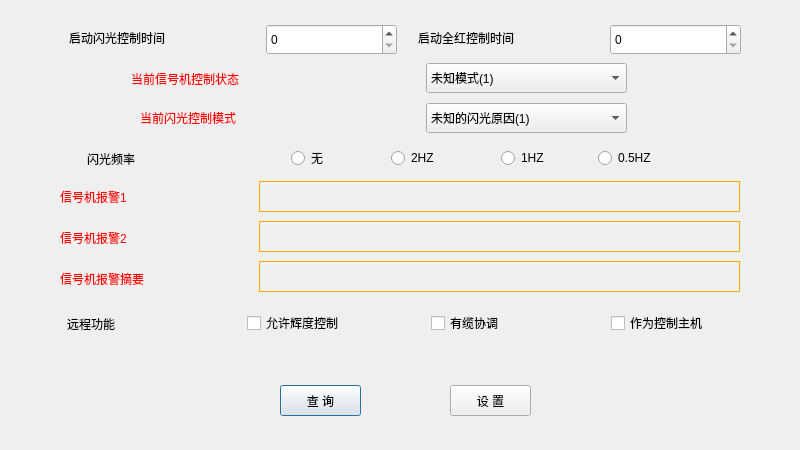
<?xml version="1.0" encoding="UTF-8"?>
<ui version="4.0">
 <class>DialogUnitParm</class>
 <widget class="QDialog" name="DialogUnitParm">
  <property name="geometry">
   <rect>
    <x>0</x>
    <y>0</y>
    <width>800</width>
    <height>450</height>
   </rect>
  </property>
  <property name="windowTitle">
   <string>单元参数表</string>
  </property>
  <widget class="QLabel" name="Editsign2">
   <property name="geometry">
    <rect>
     <x>259</x>
     <y>221</y>
     <width>481</width>
     <height>31</height>
    </rect>
   </property>
   <property name="styleSheet">
    <string notr="true">QLabel{     border-width: 1px;     border-style: solid;     border-color: rgb(255, 170, 0);}</string>
   </property>
   <property name="text">
    <string/>
   </property>
  </widget>
  <widget class="QLabel" name="label_3">
   <property name="geometry">
    <rect>
     <x>140</x>
     <y>107</y>
     <width>176</width>
     <height>21</height>
    </rect>
   </property>
   <property name="styleSheet">
    <string notr="true">font: 16pt &quot;黑体&quot;;
color:red;�</string>
   </property>
   <property name="text">
    <string>当前闪光控制模式</string>
   </property>
  </widget>
  <widget class="QCheckBox" name="checkBox2">
   <property name="geometry">
    <rect>
     <x>431</x>
     <y>315</y>
     <width>101</width>
     <height>16</height>
    </rect>
   </property>
   <property name="styleSheet">
    <string notr="true">font: 12pt &quot;黑体&quot;;</string>
   </property>
   <property name="text">
    <string>有缆协调</string>
   </property>
  </widget>
  <widget class="QLabel" name="label">
   <property name="geometry">
    <rect>
     <x>69</x>
     <y>27</y>
     <width>176</width>
     <height>21</height>
    </rect>
   </property>
   <property name="styleSheet">
    <string notr="true">font: 16pt &quot;黑体&quot;;</string>
   </property>
   <property name="text">
    <string>启动闪光控制时间</string>
   </property>
  </widget>
  <widget class="QSpinBox" name="spinFlashContrl">
   <property name="geometry">
    <rect>
     <x>266</x>
     <y>24</y>
     <width>131</width>
     <height>31</height>
    </rect>
   </property>
   <property name="styleSheet">
    <string notr="true">font: 14pt &quot;黑体&quot;;</string>
   </property>
   <property name="maximum">
    <number>255</number>
   </property>
  </widget>
  <widget class="QLabel" name="Editsign1">
   <property name="geometry">
    <rect>
     <x>259</x>
     <y>181</y>
     <width>481</width>
     <height>31</height>
    </rect>
   </property>
   <property name="styleSheet">
    <string notr="true">QLabel{     border-width: 1px;     border-style: solid;     border-color: rgb(255, 170, 0);}</string>
   </property>
   <property name="text">
    <string/>
   </property>
  </widget>
  <widget class="QLabel" name="label_9">
   <property name="geometry">
    <rect>
     <x>418</x>
     <y>27</y>
     <width>181</width>
     <height>21</height>
    </rect>
   </property>
   <property name="styleSheet">
    <string notr="true">font: 16pt &quot;黑体&quot;;</string>
   </property>
   <property name="text">
    <string>启动全红控制时间</string>
   </property>
  </widget>
  <widget class="QCheckBox" name="checkBox1">
   <property name="geometry">
    <rect>
     <x>247</x>
     <y>315</y>
     <width>121</width>
     <height>16</height>
    </rect>
   </property>
   <property name="styleSheet">
    <string notr="true">font: 12pt &quot;黑体&quot;;</string>
   </property>
   <property name="text">
    <string>允许辉度控制</string>
   </property>
  </widget>
  <widget class="QLabel" name="Editsignlist">
   <property name="geometry">
    <rect>
     <x>259</x>
     <y>261</y>
     <width>481</width>
     <height>31</height>
    </rect>
   </property>
   <property name="styleSheet">
    <string notr="true">QLabel{     border-width: 1px;     border-style: solid;     border-color: rgb(255, 170, 0);}</string>
   </property>
   <property name="text">
    <string/>
   </property>
  </widget>
  <widget class="QLabel" name="label_2">
   <property name="geometry">
    <rect>
     <x>131</x>
     <y>68</y>
     <width>198</width>
     <height>21</height>
    </rect>
   </property>
   <property name="styleSheet">
    <string notr="true">font: 16pt &quot;黑体&quot;;
color:red;�</string>
   </property>
   <property name="text">
    <string>当前信号机控制状态</string>
   </property>
  </widget>
  <widget class="QLabel" name="label_6">
   <property name="geometry">
    <rect>
     <x>60</x>
     <y>227</y>
     <width>121</width>
     <height>21</height>
    </rect>
   </property>
   <property name="styleSheet">
    <string notr="true">font: 16pt &quot;黑体&quot;;
color:red;�</string>
   </property>
   <property name="text">
    <string>信号机报警2</string>
   </property>
  </widget>
  <widget class="QRadioButton" name="radioButton1">
   <property name="geometry">
    <rect>
     <x>501</x>
     <y>148</y>
     <width>47</width>
     <height>20</height>
    </rect>
   </property>
   <property name="styleSheet">
    <string notr="true">font: 12pt &quot;黑体&quot;;</string>
   </property>
   <property name="text">
    <string>1HZ</string>
   </property>
  </widget>
  <widget class="QRadioButton" name="radioNULL">
   <property name="geometry">
    <rect>
     <x>291</x>
     <y>148</y>
     <width>39</width>
     <height>20</height>
    </rect>
   </property>
   <property name="styleSheet">
    <string notr="true">font: 12pt &quot;黑体&quot;;</string>
   </property>
   <property name="text">
    <string>无</string>
   </property>
  </widget>
  <widget class="QLabel" name="label_8">
   <property name="geometry">
    <rect>
     <x>67</x>
     <y>313</y>
     <width>88</width>
     <height>21</height>
    </rect>
   </property>
   <property name="styleSheet">
    <string notr="true">font: 16pt &quot;黑体&quot;;</string>
   </property>
   <property name="text">
    <string>远程功能</string>
   </property>
  </widget>
  <widget class="QComboBox" name="flashcontrlstate">
   <property name="geometry">
    <rect>
     <x>426</x>
     <y>103</y>
     <width>201</width>
     <height>30</height>
    </rect>
   </property>
   <property name="styleSheet">
    <string notr="true">font: 12pt &quot;黑体&quot;;</string>
   </property>
   <item>
    <property name="text">
     <string>未知的闪光原因(1)</string>
    </property>
   </item>
   <item>
    <property name="text">
     <string>当前不是处于闪光控制状态(2)</string>
    </property>
   </item>
   <item>
    <property name="text">
     <string>自动闪光控制(3)</string>
    </property>
   </item>
   <item>
    <property name="text">
     <string>本地手动黄闪(4)</string>
    </property>
   </item>
   <item>
    <property name="text">
     <string>故障监视引起的闪光控制(5)</string>
    </property>
   </item>
   <item>
    <property name="text">
     <string>信号冲突引起的闪光控制(6)</string>
    </property>
   </item>
   <item>
    <property name="text">
     <string>启动时闪光控制(7)</string>
    </property>
   </item>
   <item>
    <property name="text">
     <string>非法模式！</string>
    </property>
   </item>
  </widget>
  <widget class="QLabel" name="label_5">
   <property name="geometry">
    <rect>
     <x>60</x>
     <y>186</y>
     <width>121</width>
     <height>21</height>
    </rect>
   </property>
   <property name="styleSheet">
    <string notr="true">font: 16pt &quot;黑体&quot;;
color:red;�</string>
   </property>
   <property name="text">
    <string>信号机报警1</string>
   </property>
  </widget>
  <widget class="QRadioButton" name="radioButton2">
   <property name="geometry">
    <rect>
     <x>391</x>
     <y>148</y>
     <width>47</width>
     <height>20</height>
    </rect>
   </property>
   <property name="styleSheet">
    <string notr="true">font: 12pt &quot;黑体&quot;;</string>
   </property>
   <property name="text">
    <string>2HZ</string>
   </property>
  </widget>
  <widget class="QLabel" name="label_7">
   <property name="geometry">
    <rect>
     <x>60</x>
     <y>268</y>
     <width>154</width>
     <height>21</height>
    </rect>
   </property>
   <property name="styleSheet">
    <string notr="true">font: 16pt &quot;黑体&quot;;
color:red;�</string>
   </property>
   <property name="text">
    <string>信号机报警摘要</string>
   </property>
  </widget>
  <widget class="QSpinBox" name="spinAllRedContrl">
   <property name="geometry">
    <rect>
     <x>610</x>
     <y>24</y>
     <width>131</width>
     <height>31</height>
    </rect>
   </property>
   <property name="styleSheet">
    <string notr="true">font: 14pt &quot;黑体&quot;;</string>
   </property>
   <property name="maximum">
    <number>255</number>
   </property>
  </widget>
  <widget class="QLabel" name="label_4">
   <property name="geometry">
    <rect>
     <x>87</x>
     <y>148</y>
     <width>88</width>
     <height>21</height>
    </rect>
   </property>
   <property name="styleSheet">
    <string notr="true">font: 16pt &quot;黑体&quot;;</string>
   </property>
   <property name="text">
    <string>闪光频率</string>
   </property>
  </widget>
  <widget class="QComboBox" name="signcontrlstate">
   <property name="geometry">
    <rect>
     <x>426</x>
     <y>63</y>
     <width>201</width>
     <height>30</height>
    </rect>
   </property>
   <property name="styleSheet">
    <string notr="true">font: 12pt &quot;黑体&quot;;</string>
   </property>
   <item>
    <property name="text">
     <string>未知模式(1)</string>
    </property>
   </item>
   <item>
    <property name="text">
     <string>系统协调控制(2)</string>
    </property>
   </item>
   <item>
    <property name="text">
     <string>主机协调控制(3)</string>
    </property>
   </item>
   <item>
    <property name="text">
     <string>手机面板控制(4)</string>
    </property>
   </item>
   <item>
    <property name="text">
     <string>时段表控制(按本地时段表运行)(5)</string>
    </property>
   </item>
   <item>
    <property name="text">
     <string>有缆协调(6)</string>
    </property>
   </item>
   <item>
    <property name="text">
     <string>非法模式！</string>
    </property>
   </item>
  </widget>
  <widget class="QCheckBox" name="checkBox3">
   <property name="geometry">
    <rect>
     <x>611</x>
     <y>315</y>
     <width>131</width>
     <height>16</height>
    </rect>
   </property>
   <property name="styleSheet">
    <string notr="true">font: 12pt &quot;黑体&quot;;</string>
   </property>
   <property name="text">
    <string>作为控制主机</string>
   </property>
  </widget>
  <widget class="QRadioButton" name="radioButton5">
   <property name="geometry">
    <rect>
     <x>598</x>
     <y>148</y>
     <width>63</width>
     <height>20</height>
    </rect>
   </property>
   <property name="styleSheet">
    <string notr="true">font: 12pt &quot;黑体&quot;;</string>
   </property>
   <property name="text">
    <string>0.5HZ</string>
   </property>
  </widget>
  <widget class="QPushButton" name="butfind">
   <property name="geometry">
    <rect>
     <x>280</x>
     <y>385</y>
     <width>81</width>
     <height>31</height>
    </rect>
   </property>
   <property name="styleSheet">
    <string notr="true">font: 12pt &quot;黑体&quot;;</string>
   </property>
   <property name="text">
    <string>查 询</string>
   </property>
  </widget>
  <widget class="QPushButton" name="butok">
   <property name="geometry">
    <rect>
     <x>450</x>
     <y>385</y>
     <width>81</width>
     <height>31</height>
    </rect>
   </property>
   <property name="styleSheet">
    <string notr="true">font: 12pt &quot;黑体&quot;;</string>
   </property>
   <property name="text">
    <string>设 置</string>
   </property>
  </widget>
  <widget class="QLabel" name="display">
   <property name="geometry">
    <rect>
     <x>380</x>
     <y>350</y>
     <width>81</width>
     <height>21</height>
    </rect>
   </property>
   <property name="text">
    <string/>
   </property>
  </widget>
 </widget>
 <resources/>
 <connections/>
</ui>
